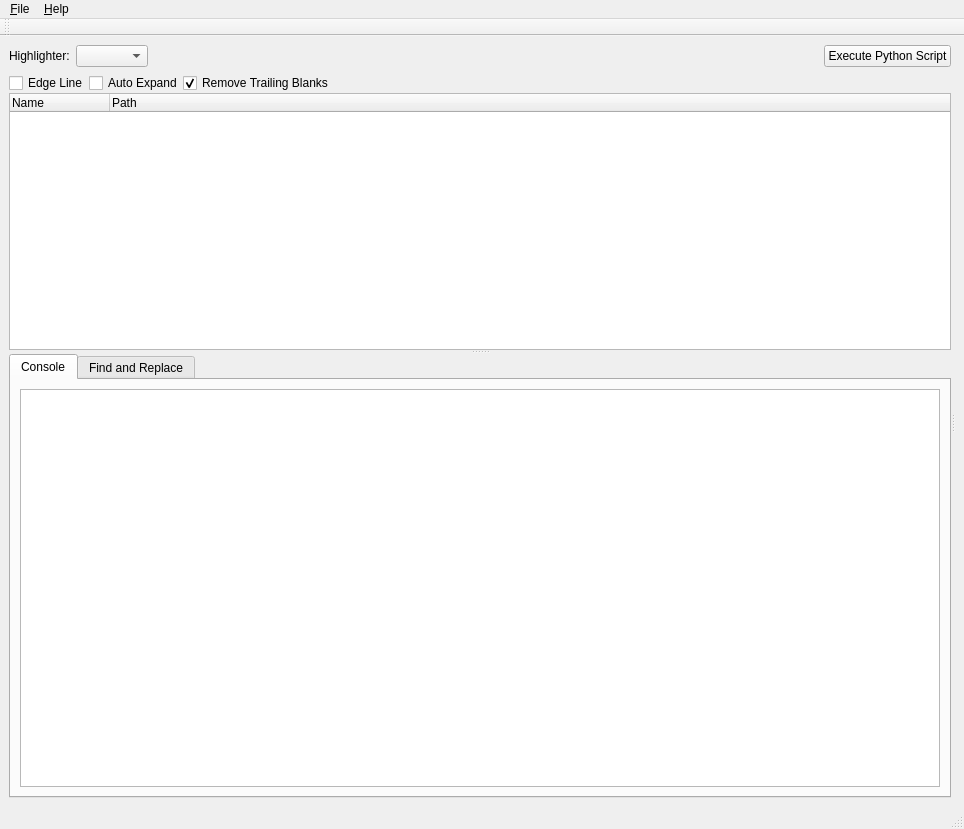
<?xml version="1.0" encoding="UTF-8"?>
<ui version="4.0">
 <class>MainWindow</class>
 <widget class="QMainWindow" name="MainWindow">
  <property name="geometry">
   <rect>
    <x>0</x>
    <y>0</y>
    <width>964</width>
    <height>829</height>
   </rect>
  </property>
  <property name="acceptDrops">
   <bool>true</bool>
  </property>
  <property name="windowTitle">
   <string>Kmol editor</string>
  </property>
  <property name="windowIcon">
   <iconset resource="../../icons.qrc">
    <normaloff>:/icons/kmol.png</normaloff>:/icons/kmol.png</iconset>
  </property>
  <widget class="QWidget" name="centralWidget">
   <layout class="QVBoxLayout" name="verticalLayout_7">
    <item>
     <widget class="QSplitter" name="h1_splitter">
      <property name="orientation">
       <enum>Qt::Horizontal</enum>
      </property>
      <widget class="QSplitter" name="v_splitter">
       <property name="orientation">
        <enum>Qt::Vertical</enum>
       </property>
       <widget class="QWidget" name="verticalWidget" native="true">
        <layout class="QVBoxLayout" name="verticalLayout">
         <item>
          <layout class="QHBoxLayout" name="horizontalLayout">
           <item>
            <widget class="QLabel" name="highlighter_label">
             <property name="text">
              <string>Highlighter:</string>
             </property>
            </widget>
           </item>
           <item>
            <widget class="QComboBox" name="highlighter_option"/>
           </item>
           <item>
            <spacer name="horizontalSpacer">
             <property name="orientation">
              <enum>Qt::Horizontal</enum>
             </property>
             <property name="sizeHint" stdset="0">
              <size>
               <width>40</width>
               <height>20</height>
              </size>
             </property>
            </spacer>
           </item>
           <item>
            <widget class="QPushButton" name="exec_button">
             <property name="text">
              <string>Execute Python Script</string>
             </property>
            </widget>
           </item>
          </layout>
         </item>
         <item>
          <widget class="QWidget" name="tree_widget" native="true">
           <property name="contextMenuPolicy">
            <enum>Qt::CustomContextMenu</enum>
           </property>
           <layout class="QVBoxLayout" name="verticalLayout_2">
            <property name="spacing">
             <number>0</number>
            </property>
            <property name="leftMargin">
             <number>0</number>
            </property>
            <property name="topMargin">
             <number>0</number>
            </property>
            <property name="rightMargin">
             <number>0</number>
            </property>
            <property name="bottomMargin">
             <number>0</number>
            </property>
            <item>
             <layout class="QHBoxLayout" name="horizontalLayout_5">
              <item>
               <widget class="QCheckBox" name="edge_line_option">
                <property name="text">
                 <string>Edge Line</string>
                </property>
               </widget>
              </item>
              <item>
               <widget class="QCheckBox" name="auto_expand_option">
                <property name="text">
                 <string>Auto Expand</string>
                </property>
               </widget>
              </item>
              <item>
               <widget class="QCheckBox" name="trailing_blanks_option">
                <property name="text">
                 <string>Remove Trailing Blanks</string>
                </property>
                <property name="checked">
                 <bool>true</bool>
                </property>
               </widget>
              </item>
              <item>
               <spacer name="horizontalSpacer_3">
                <property name="orientation">
                 <enum>Qt::Horizontal</enum>
                </property>
                <property name="sizeHint" stdset="0">
                 <size>
                  <width>40</width>
                  <height>20</height>
                 </size>
                </property>
               </spacer>
              </item>
             </layout>
            </item>
            <item>
             <widget class="QTreeWidget" name="tree_main">
              <property name="dragEnabled">
               <bool>true</bool>
              </property>
              <property name="dragDropMode">
               <enum>QAbstractItemView::InternalMove</enum>
              </property>
              <property name="defaultDropAction">
               <enum>Qt::MoveAction</enum>
              </property>
              <property name="verticalScrollMode">
               <enum>QAbstractItemView::ScrollPerPixel</enum>
              </property>
              <column>
               <property name="text">
                <string>Name</string>
               </property>
              </column>
              <column>
               <property name="text">
                <string>Path</string>
               </property>
              </column>
             </widget>
            </item>
           </layout>
          </widget>
         </item>
        </layout>
       </widget>
       <widget class="QTabWidget" name="panel_widget">
        <widget class="QWidget" name="console_tab">
         <attribute name="title">
          <string>Console</string>
         </attribute>
         <layout class="QVBoxLayout" name="verticalLayout_3">
          <item>
           <widget class="QTextBrowser" name="console">
            <property name="sizePolicy">
             <sizepolicy hsizetype="Preferred" vsizetype="Expanding">
              <horstretch>0</horstretch>
              <verstretch>0</verstretch>
             </sizepolicy>
            </property>
            <property name="lineWrapMode">
             <enum>QTextEdit::NoWrap</enum>
            </property>
           </widget>
          </item>
         </layout>
        </widget>
        <widget class="QWidget" name="find_tab">
         <attribute name="title">
          <string>Find and Replace</string>
         </attribute>
         <layout class="QVBoxLayout" name="verticalLayout_6">
          <item>
           <layout class="QHBoxLayout" name="horizontalLayout_2">
            <item>
             <widget class="QLineEdit" name="search_bar"/>
            </item>
            <item>
             <widget class="QPushButton" name="find_next_button">
              <property name="text">
               <string>Find Next</string>
              </property>
             </widget>
            </item>
            <item>
             <widget class="QPushButton" name="find_previous_button">
              <property name="text">
               <string>Find Previous</string>
              </property>
             </widget>
            </item>
            <item>
             <widget class="QCheckBox" name="wrap_around">
              <property name="text">
               <string>Wrap around</string>
              </property>
              <property name="checked">
               <bool>true</bool>
              </property>
             </widget>
            </item>
           </layout>
          </item>
          <item>
           <layout class="QHBoxLayout" name="horizontalLayout_4">
            <item>
             <widget class="QCheckBox" name="match_case_option">
              <property name="text">
               <string>Match case</string>
              </property>
             </widget>
            </item>
            <item>
             <widget class="QCheckBox" name="whole_word_option">
              <property name="text">
               <string>Whole word</string>
              </property>
             </widget>
            </item>
            <item>
             <widget class="QCheckBox" name="re_option">
              <property name="text">
               <string>RE</string>
              </property>
             </widget>
            </item>
            <item>
             <spacer name="horizontalSpacer_2">
              <property name="orientation">
               <enum>Qt::Horizontal</enum>
              </property>
              <property name="sizeHint" stdset="0">
               <size>
                <width>40</width>
                <height>20</height>
               </size>
              </property>
             </spacer>
            </item>
           </layout>
          </item>
          <item>
           <layout class="QHBoxLayout" name="horizontalLayout_3">
            <item>
             <widget class="QLineEdit" name="replace_bar"/>
            </item>
            <item>
             <widget class="QPushButton" name="replace_node_button">
              <property name="text">
               <string>Replace in Node</string>
              </property>
             </widget>
            </item>
            <item>
             <widget class="QPushButton" name="replace_project_button">
              <property name="text">
               <string>Rplace in Project</string>
              </property>
             </widget>
            </item>
           </layout>
          </item>
          <item>
           <widget class="QPushButton" name="find_project_button">
            <property name="text">
             <string>Find in Project</string>
            </property>
           </widget>
          </item>
          <item>
           <widget class="QListWidget" name="find_list">
            <property name="verticalScrollMode">
             <enum>QAbstractItemView::ScrollPerPixel</enum>
            </property>
           </widget>
          </item>
         </layout>
        </widget>
       </widget>
      </widget>
      <widget class="QSplitter" name="h2_splitter">
       <property name="orientation">
        <enum>Qt::Horizontal</enum>
       </property>
      </widget>
     </widget>
    </item>
   </layout>
  </widget>
  <widget class="QMenuBar" name="menubar">
   <property name="geometry">
    <rect>
     <x>0</x>
     <y>0</y>
     <width>964</width>
     <height>31</height>
    </rect>
   </property>
   <widget class="QMenu" name="menu_File">
    <property name="title">
     <string>&amp;File</string>
    </property>
    <addaction name="action_new_project"/>
    <addaction name="action_open"/>
    <addaction name="action_save"/>
    <addaction name="separator"/>
    <addaction name="action_New_Window"/>
    <addaction name="action_close"/>
   </widget>
   <widget class="QMenu" name="menu_Help">
    <property name="title">
     <string>&amp;Help</string>
    </property>
    <addaction name="action_mde_tw"/>
    <addaction name="separator"/>
    <addaction name="action_about_qt"/>
    <addaction name="action_about"/>
   </widget>
   <addaction name="menu_File"/>
   <addaction name="menu_Help"/>
  </widget>
  <widget class="QStatusBar" name="statusBar"/>
  <widget class="QToolBar" name="macros_toolbar">
   <property name="windowTitle">
    <string>Macro toolbar</string>
   </property>
   <attribute name="toolBarArea">
    <enum>TopToolBarArea</enum>
   </attribute>
   <attribute name="toolBarBreak">
    <bool>false</bool>
   </attribute>
  </widget>
  <action name="action_new_project">
   <property name="icon">
    <iconset>
     <normaloff>.</normaloff>.</iconset>
   </property>
   <property name="text">
    <string>New Project</string>
   </property>
   <property name="shortcut">
    <string>Ctrl+N</string>
   </property>
  </action>
  <action name="action_open">
   <property name="icon">
    <iconset>
     <normaloff>.</normaloff>.</iconset>
   </property>
   <property name="text">
    <string>Open Project</string>
   </property>
   <property name="shortcut">
    <string>Ctrl+O</string>
   </property>
  </action>
  <action name="action_save">
   <property name="icon">
    <iconset>
     <normaloff>.</normaloff>.</iconset>
   </property>
   <property name="text">
    <string>Save All</string>
   </property>
   <property name="shortcut">
    <string>Ctrl+S</string>
   </property>
  </action>
  <action name="action_close">
   <property name="icon">
    <iconset>
     <normaloff>.</normaloff>.</iconset>
   </property>
   <property name="text">
    <string>Close</string>
   </property>
  </action>
  <action name="action_about">
   <property name="icon">
    <iconset resource="../../icons.qrc">
     <normaloff>:/icons/kmol.png</normaloff>:/icons/kmol.png</iconset>
   </property>
   <property name="text">
    <string>About Kmol editor</string>
   </property>
   <property name="shortcut">
    <string>F1</string>
   </property>
  </action>
  <action name="action_mde_tw">
   <property name="text">
    <string>mde.tw</string>
   </property>
  </action>
  <action name="action_about_qt">
   <property name="icon">
    <iconset resource="../../icons.qrc">
     <normaloff>:/icons/Logo_Qt.png</normaloff>:/icons/Logo_Qt.png</iconset>
   </property>
   <property name="text">
    <string>About Qt</string>
   </property>
  </action>
  <action name="action_New_Window">
   <property name="icon">
    <iconset>
     <normaloff>.</normaloff>.</iconset>
   </property>
   <property name="text">
    <string>New Window</string>
   </property>
  </action>
 </widget>
 <resources>
  <include location="../../icons.qrc"/>
 </resources>
 <connections>
  <connection>
   <sender>action_close</sender>
   <signal>triggered()</signal>
   <receiver>MainWindow</receiver>
   <slot>close()</slot>
   <hints>
    <hint type="sourcelabel">
     <x>-1</x>
     <y>-1</y>
    </hint>
    <hint type="destinationlabel">
     <x>389</x>
     <y>343</y>
    </hint>
   </hints>
  </connection>
 </connections>
</ui>
